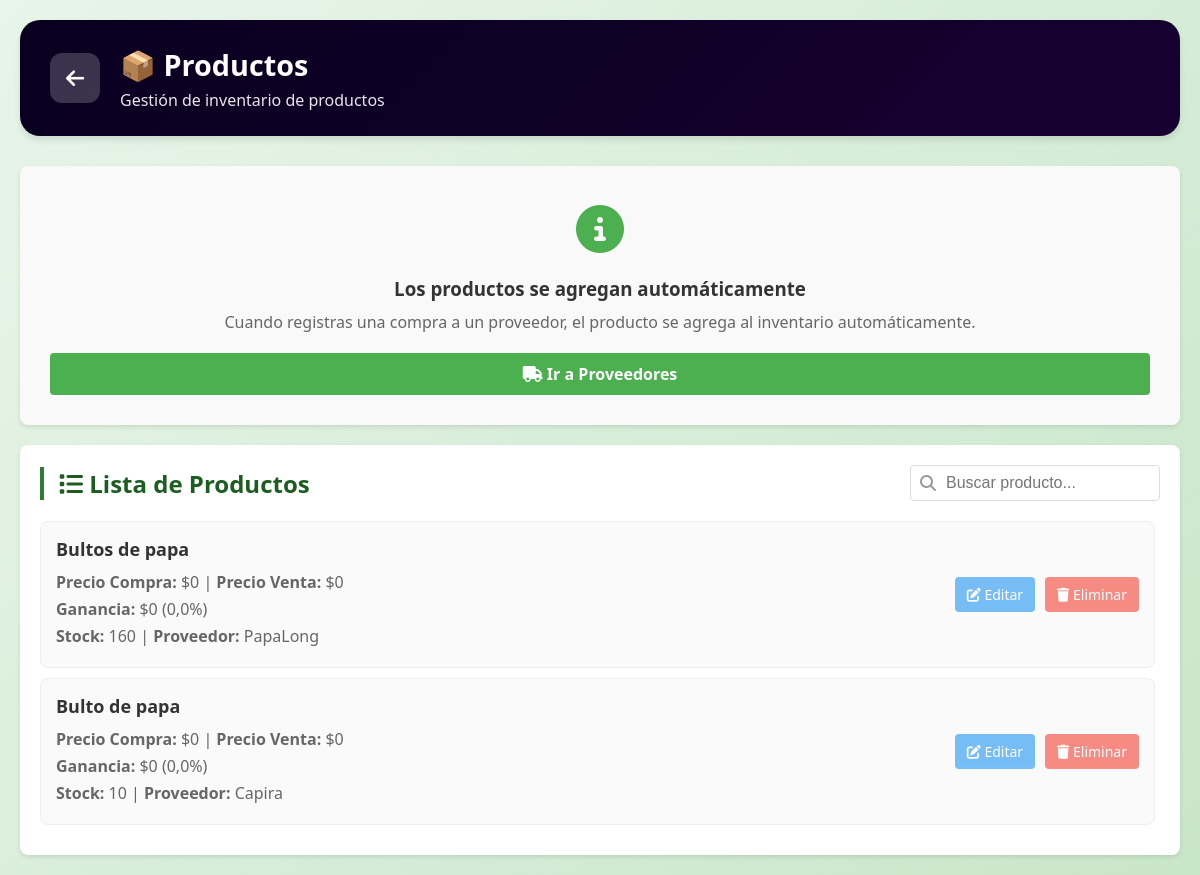
Page /productos/ on the earlier database version.
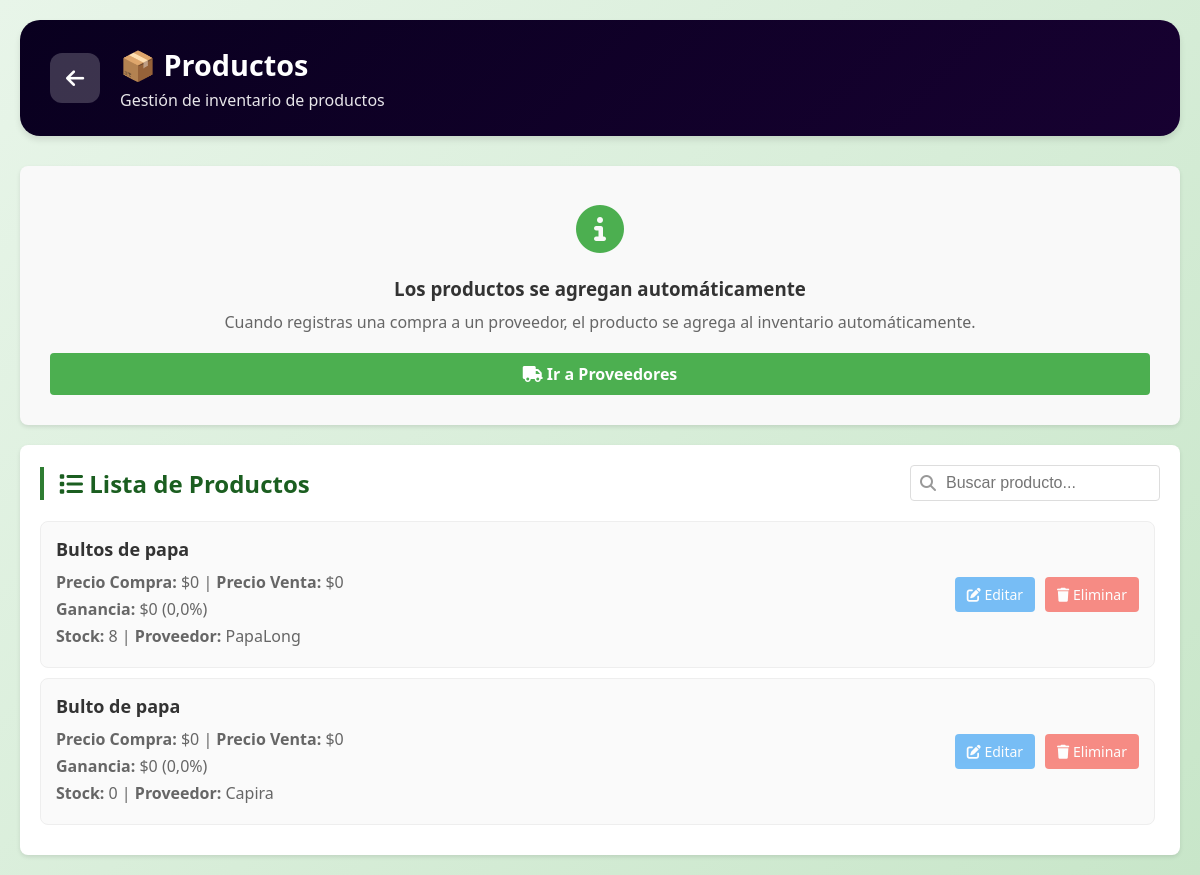
Same page on the later database version.
### apps/productos/models.py (models this page shows, shortened)
class Productos(models.Model):
    idProducto = models.AutoField(primary_key=True)
    nombre = models.CharField(max_length=255)
    precio_compra = models.DecimalField(max_digits=12, decimal_places=2, default=0, verbose_name="Precio de Compra")
    precio_venta = models.DecimalField(max_digits=12, decimal_places=2, default=0, verbose_name="Precio de Venta")
    stock = models.IntegerField()
    proveedor = models.ForeignKey(
        Proveedores,
        on_delete= models.CASCADE,
        related_name="productos"
    )
    @property
    def ganancia_unitaria(self):
        return self.precio_venta - self.precio_compra
    @property
    def margen_ganancia(self):
        if self.precio_compra > 0:
            return ((self.precio_venta - self.precio_compra) / self.precio_compra) * 100
        return 0

### apps/proveedores/models.py (models this page shows, shortened)
class Proveedores(models.Model):
    idProveedor = models.AutoField(primary_key=True)
    nombre = models.CharField(max_length=100)
    telefono = models.CharField(max_length=100)
    inicial = models.DecimalField(max_digits=10, decimal_places=2, default=0)
    saldo = models.DecimalField(max_digits=10, decimal_places=2, default=0)

### apps/productos/views.py (the view)
# urls.py: path('', views.ProductoListView.as_view(), name='productos'),
class ProductoListView(ListView):
    model = Productos
    template_name = 'productos.html'
    context_object_name = 'productos'
    def get_context_data(self, **kwargs):
        context = super().get_context_data(**kwargs)
        context['proveedores'] = Proveedores.objects.all()
        return context

### apps/productos/templates/productos.html (shortened to what this page needs)
{% load static %}
<!DOCTYPE html>
<html lang="es">
<head>
    <link rel="stylesheet" href="{% static 'css/style.css' %}">
    <link rel="stylesheet" href="https://cdnjs.cloudflare.com/ajax/libs/font-awesome/6.5.1/css/all.min.css">
</head>
<body>
    <div class="container">
        <header class="page-header productos-header">
            <a href="{% url 'inicio' %}" class="btn-volver">
                <i class="fas fa-arrow-left"></i>
            </a>
            <div class="header-info">
                <h1> 📦 Productos</h1>
                <p>Gestión de inventario de productos</p>
            </div>
        </header>
        <section class="form-section" style="text-align: center; padding: 30px;">
            <div style="font-size: 48px; color: #4CAF50; margin-bottom: 15px;">
                <i class="fas fa-info-circle"></i>
            </div>
            <h3 style="color: #333; margin-bottom: 10px;">Los productos se agregan automáticamente</h3>
            <p style="color: #666;">Cuando registras una compra a un proveedor, el producto se agrega al inventario automáticamente.</p>
            <a href="{% url 'proveedores' %}" class="btn-agregar productos-btn" style="display: inline-block; margin-top: 20px; text-decoration: none;">
                <i class="fas fa-truck"></i> Ir a Proveedores
            </a>
        </section>
        <section class="lista-section">
            <div class="lista-header">
                <h2 class="section-title"><i class="fas fa-list"></i> Lista de Productos</h2>
                <div class="search-container">
                    <i class="fas fa-search"></i>
                    <input type="text" id="buscarProductos" placeholder="Buscar producto..." onkeyup="buscar()">
                </div>
            </div>
            <div class="lista-container" id="listaProductos">
                {% if productos %}
                    {% for producto in productos %}
                        <div class="item-card">
                            <div class="item-info">
                                <h3>{{ producto.nombre }}</h3>
                                <p><strong>Precio Compra:</strong> ${{ producto.precio_compra|floatformat:0 }} | <strong>Precio Venta:</strong> ${{ producto.precio_venta|floatformat:0 }}</p>
                                <p><strong>Ganancia:</strong> ${{ producto.ganancia_unitaria|floatformat:0 }} ({{ producto.margen_ganancia|floatformat:1 }}%)</p>
                                <p><strong>Stock:</strong> {{ producto.stock }} | <strong>Proveedor:</strong> {{ producto.proveedor.nombre }}</p>
                            </div>
                            <div class="item-actions">
                                <a href="{% url 'producto_update' producto.pk %}" class="btn-editar">
                                    <i class="fas fa-edit"></i> Editar
                                </a>
                                <a href="{% url 'producto_delete' producto.pk %}" class="btn-eliminar">
                                    <i class="fas fa-trash"></i> Eliminar
                                </a>
                            </div>
                        </div>
                    {% endfor %}
                {% else %}
                    <p class="empty-message">No hay productos registrados</p>
                {% endif %}
            </div>
        </section>
    </div>
</body>
</html>

Differences in the rows shown:
changed Productos "Bultos de papa": stock "160" → "8"
changed Productos "Bulto de papa": stock "10" → "0"
